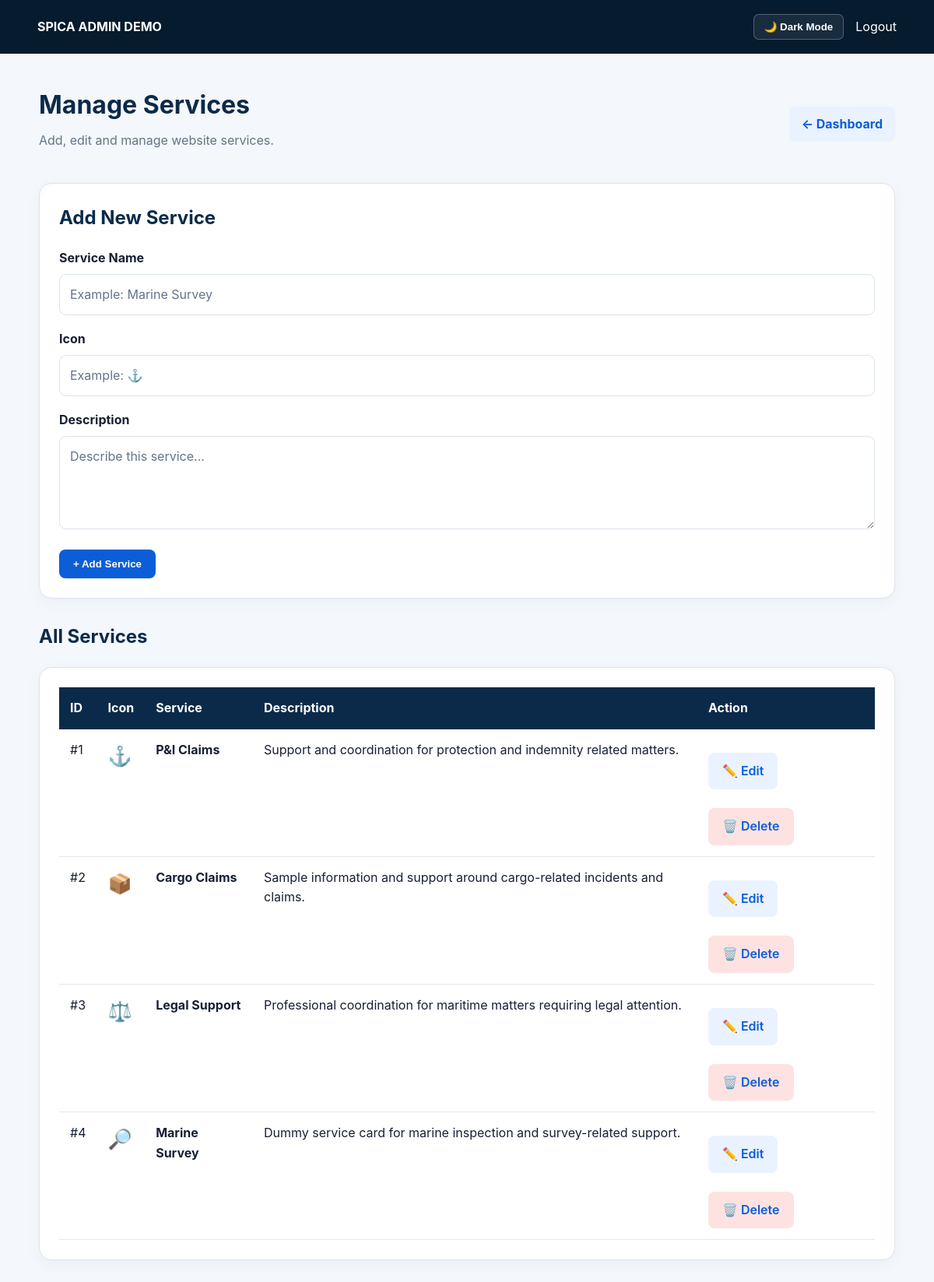
The page /admin/manage_services.php (signed in) on the database its author committed.
### tables this page shows
CREATE TABLE services (
    id INT AUTO_INCREMENT PRIMARY KEY,
    name VARCHAR(100) NOT NULL,
    icon VARCHAR(20) NOT NULL,
    description TEXT NOT NULL,
    created_at TIMESTAMP DEFAULT CURRENT_TIMESTAMP
);

### admin/manage_services.php (the view, shortened to what this page needs)
<?php
require "../config/database.php";
$stmt = $pdo->query("
    SELECT *
    FROM services
    ORDER BY id ASC
");
$services = $stmt->fetchAll();
?>
<!doctype html>
<html lang="id">
<head>
<link
    rel="stylesheet"
    href="../assets/css/style.css"
>
</head>
<body class="admin-body">
<div class="admin-nav">
    <div class="container">
        <b>
            SPICA ADMIN DEMO
        </b>
        <div style="display:flex;align-items:center;gap:15px;">
            <button
                type="button"
                class="admin-theme-button"
            >
            </button>
            <a href="logout.php">
                Logout
            </a>
        </div>
    </div>
</div>
<div class="admin-page">
    <div class="admin-header">
        <div>
            <h1>
                Manage Services
            </h1>
            <p>
                Add, edit and manage website services.
            </p>
        </div>
        <a
            href="dashboard.php"
            class="dashboard-btn"
        >
            ← Dashboard
        </a>
    </div>
    <div class="card">
        <h2>
            Add New Service
        </h2>
        <form method="POST">
            <div class="form-group">
                <label>
                    Service Name
                </label>
                <input
                    type="text"
                    name="name"
                    placeholder="Example: Marine Survey"
                    maxlength="100"
                    required
                >
            </div>
            <div class="form-group">
                <label>
                    Icon
                </label>
                <input
                    type="text"
                    name="icon"
                    placeholder="Example: ⚓"
                    maxlength="20"
                    required
                >
            </div>
            <div class="form-group">
                <label>
                    Description
                </label>
                <textarea
                    name="description"
                    placeholder="Describe this service..."
                    required
                ></textarea>
            </div>
            <button
                type="submit"
                class="btn btn-primary"
            >
                + Add Service
            </button>
        </form>
    </div>
    <h2 style="color:var(--admin-heading);">
        All Services
    </h2>
    <div class="card">
        <div class="table-wrap">
            <table class="services-table">
                <thead>
                    <tr>
                        <th>ID</th>
                        <th>Icon</th>
                        <th>Service</th>
                        <th>Description</th>
                        <th>Action</th>
                    </tr>
                </thead>
                <tbody>
                <?php if (count($services) > 0): ?>
                    <?php foreach ($services as $service): ?>
                        <tr>
                            <td>
                                #<?= (int)$service["id"] ?>
                            </td>
                            <td>
                                <span class="service-icon">
                                    <?= htmlspecialchars($service["icon"]) ?>
                                </span>
                            </td>
                            <td>
                                <strong>
                                    <?= htmlspecialchars($service["name"]) ?>
                                </strong>
                            </td>
                            <td>
                                <?= htmlspecialchars($service["description"]) ?>
                            </td>
                            <td>
                                <div class="action">
                                    <a
                                        href="edit_service.php?id=<?= (int)$service["id"] ?>"
                                        class="btn edit-btn"
                                    >
                                        ✏️ Edit
                                    </a>
                                    <a
                                        href="delete_service.php?id=<?= (int)$service["id"] ?>"
                                        class="btn delete-btn"
                                        onclick="return confirm('Yakin ingin menghapus service ini?');"
                                    >
                                        🗑️ Delete
                                    </a>
                                </div>
                            </td>
                        </tr>
                    <?php endforeach; ?>
                <?php endif; ?>
                </tbody>
            </table>
        </div>
    </div>
</div>
    </body>
</html>

### assets/css/style.css (style rules this page uses)
* { box-sizing: border-box; }
:root { --navy: #071a2d; --blue: #0b5ed7; --cyan: #20a4f3; --light: #f4f8fc; --text: #1d2a38; --muted: #6b7785; --white: #fff; --line: #dfe7ef; }
html { scroll-behavior: smooth; }
body { margin: 0; font-family: Inter, Arial, sans-serif; color: var(--text); background: #fff; line-height: 1.6; }
a { text-decoration: none; color: inherit; }
.container { width: min(1120px, 92%); margin: auto; }
.btn { display: inline-block; padding: 12px 18px; border-radius: 10px; font-weight: 700; border: 1px solid transparent; }
.btn-primary { background: #fff; color: #08233b; }
.card { background: #ffffff; border: 1px solid #e5e7eb; border-radius: 15px; padding: 30px; box-shadow: 0 8px 25px rgba(7, 26, 45, 0.06); transition: all 0.25s ease; }
.card a { display: inline-block; margin-top: 16px; color: #0b5ed7; font-weight: 600; }
.table-wrap { overflow: auto; }
.admin-body { background: #f5f7fa; }
.admin-nav { background: var(--navy); color: #fff; padding: 16px 0; }
.admin-nav .container { display: flex; justify-content: space-between; align-items: center; }

### admin/manage_services.php (style rules this page uses)
:root { --admin-bg: #f4f7fb; --admin-card: #ffffff; --admin-text: #172033; --admin-heading: #0b2a4a; --admin-muted: #64748b; --admin-border: #dbe3ec; --admin-input: #ffffff; --admin-hover: #f8fafc; --admin-shadow: rgba(0, 0, 0, .04); --admin-table-border: #e5e7eb; }
body.admin-body { background: var(--admin-bg); color: var(--admin-text); transition: background .2s ease, color .2s ease; }
.admin-page { width: min(1100px, 94%); margin: 40px auto 80px; }
.admin-header { display: flex; justify-content: space-between; align-items: center; margin-bottom: 25px; }
.admin-header h1 { margin: 0; color: var(--admin-heading); }
.admin-header p { color: var(--admin-muted); margin-top: 8px; }
.dashboard-btn { text-decoration: none; background: #eaf2ff; color: #0b5ed7; padding: 10px 16px; border-radius: 8px; font-weight: 700; }
.card { background: var(--admin-card); border: 1px solid var(--admin-border); border-radius: 16px; padding: 25px; margin-bottom: 30px; box-shadow: 0 5px 20px var(--admin-shadow); }
.card h2 { margin-top: 0; color: var(--admin-heading); }
.form-group { margin-bottom: 18px; }
.form-group label { display: block; margin-bottom: 7px; font-weight: 700; color: var(--admin-text); }
.form-group input, .form-group textarea { width: 100%; box-sizing: border-box; padding: 13px; border: 1px solid var(--admin-border); border-radius: 9px; font: inherit; background: var(--admin-input); color: var(--admin-text); }
.form-group input::placeholder, .form-group textarea::placeholder { color: var(--admin-muted); }
.form-group textarea { min-height: 120px; resize: vertical; }
.btn { border: none; cursor: pointer; padding: 11px 18px; border-radius: 8px; font-weight: 700; text-decoration: none; display: inline-block; }
.btn-primary { background: #0b5ed7; color: white; }
.table-wrap { overflow-x: auto; }
.services-table { width: 100%; border-collapse: collapse; }
.services-table th { background: #0b2a4a; color: white; text-align: left; padding: 14px; }
.services-table td { padding: 14px; border-bottom: 1px solid var(--admin-table-border); vertical-align: top; color: var(--admin-text); }
.service-icon { font-size: 25px; }
.action { display: flex; gap: 8px; flex-wrap: wrap; }
.edit-btn { background: #eaf2ff; color: #0b5ed7; }
.delete-btn { background: #fee2e2; color: #dc2626; }
.admin-nav { background: #061b2e; padding: 18px 0; }
.admin-nav .container { display: flex; justify-content: space-between; align-items: center; }
.admin-nav b { color: white; }
.admin-nav a { color: white; text-decoration: none; }
.admin-theme-button { border: 1px solid rgba(255, 255, 255, .25); background: rgba(255, 255, 255, .08); color: white; padding: 8px 13px; border-radius: 7px; cursor: pointer; font-weight: 600; }

### rows shown on the page
services: id "1", icon "⚓", name "P&I Claims", description "Support and coordination for protection and indemnity related matters."
services: id "2", icon "📦", name "Cargo Claims", description "Sample information and support around cargo-related incidents and claims."
services: id "3", icon "⚖️", name "Legal Support", description "Professional coordination for maritime matters requiring legal attention."
services: id "4", icon "🔎", name "Marine Survey", description "Dummy service card for marine inspection and survey-related support."
